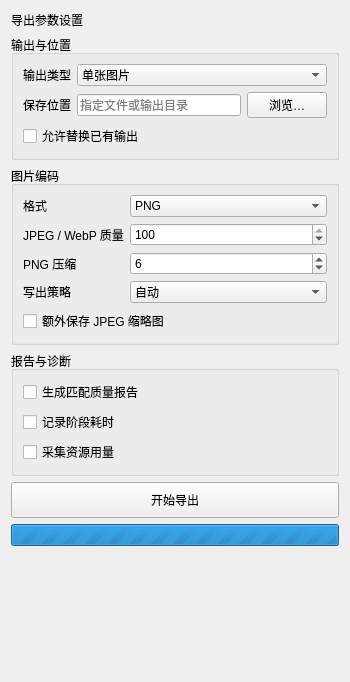
           <widget class="QWidget" name="exportControls">
            <property name="geometry"><rect><x>0</x><y>0</y><width>350</width><height>682</height></rect></property>
            <layout class="QVBoxLayout" name="exportCards">
             <item><widget class="QLabel" name="exportTitle"><property name="text"><string>导出参数设置</string></property><property name="sectionTitle" stdset="0"><bool>true</bool></property></widget></item>
             <item>
              <widget class="QGroupBox" name="exportLocationCard">
               <property name="title"><string>输出与位置</string></property>
               <layout class="QFormLayout" name="exportLocationForm">
                <item row="0" column="0"><widget class="QLabel" name="outputModeLabel"><property name="text"><string>输出类型</string></property><property name="buddy"><cstring>outputMode</cstring></property></widget></item>
                <item row="0" column="1"><widget class="QComboBox" name="outputMode"><item><property name="text"><string>单张图片</string></property></item><item><property name="text"><string>HTML 便携工程</string></property></item><item><property name="text"><string>可缩放大图（Deep Zoom）</string></property></item><item><property name="text"><string>分块图片（每格一张）</string></property></item></widget></item>
                <item row="1" column="0"><widget class="QLabel" name="outputPathLabel"><property name="text"><string>保存位置</string></property><property name="buddy"><cstring>outputPath</cstring></property></widget></item>
                <item row="1" column="1"><layout class="QHBoxLayout" name="outputPathRow"><item><widget class="QLineEdit" name="outputPath"><property name="placeholderText"><string>指定文件或输出目录</string></property></widget></item><item><widget class="QPushButton" name="chooseOutputButton"><property name="text"><string>浏览…</string></property></widget></item></layout></item>
                <item row="3" column="0" colspan="2"><widget class="QCheckBox" name="allowOverwrite"><property name="text"><string>允许替换已有输出</string></property></widget></item>
               </layout>
              </widget>
             </item>
             <item>
              <widget class="QGroupBox" name="encodingCard">
               <property name="title"><string>图片编码</string></property>
               <layout class="QFormLayout" name="encodingForm">
                <item row="0" column="0"><widget class="QLabel" name="formatLabel"><property name="text"><string>格式</string></property><property name="buddy"><cstring>outputFormat</cstring></property></widget></item>
                <item row="0" column="1"><widget class="QComboBox" name="outputFormat"><item><property name="text"><string notr="true">PNG</string></property></item><item><property name="text"><string notr="true">JPEG</string></property></item><item><property name="text"><string notr="true">WebP</string></property></item><item><property name="text"><string notr="true">TIFF</string></property></item></widget></item>
                <item row="1" column="0"><widget class="QLabel" name="qualityLabel"><property name="text"><string>JPEG / WebP 质量</string></property><property name="buddy"><cstring>outputQuality</cstring></property></widget></item>
                <item row="1" column="1"><widget class="QSpinBox" name="outputQuality"><property name="minimum"><number>1</number></property><property name="maximum"><number>100</number></property><property name="value"><number>100</number></property></widget></item>
                <item row="2" column="0"><widget class="QLabel" name="pngLabel"><property name="text"><string>PNG 压缩</string></property><property name="buddy"><cstring>outputPng</cstring></property></widget></item>
                <item row="2" column="1"><widget class="QSpinBox" name="outputPng"><property name="minimum"><number>1</number></property><property name="maximum"><number>9</number></property><property name="value"><number>6</number></property></widget></item>
                <item row="3" column="0"><widget class="QLabel" name="writeModeLabel"><property name="text"><string>写出策略</string></property><property name="buddy"><cstring>writeMode</cstring></property></widget></item>
                <item row="3" column="1"><widget class="QComboBox" name="writeMode"><item><property name="text"><string>自动</string></property></item><item><property name="text"><string>流式</string></property></item><item><property name="text"><string>全量缓冲</string></property></item></widget></item>
                <item row="4" column="0" colspan="2"><widget class="QCheckBox" name="exportThumbnail"><property name="text"><string>额外保存 JPEG 缩略图</string></property></widget></item>
               </layout>
              </widget>
             </item>
             <item>
              <widget class="QGroupBox" name="appearanceCard">
               <property name="title"><string>报告与诊断</string></property>
               <layout class="QFormLayout" name="appearanceForm">
                <item row="2" column="0" colspan="2"><widget class="QCheckBox" name="analyzeExport"><property name="text"><string>生成匹配质量报告</string></property></widget></item>
                <item row="3" column="0" colspan="2"><widget class="QCheckBox" name="benchmarkExport"><property name="text"><string>记录阶段耗时</string></property></widget></item>
                <item row="4" column="0" colspan="2"><widget class="QCheckBox" name="monitorExport"><property name="text"><string>采集资源用量</string></property></widget></item>
               </layout>
              </widget>
             </item>
             <item><widget class="QPushButton" name="startExportButton"><property name="minimumSize"><size><width>0</width><height>36</height></size></property><property name="text"><string>开始导出</string></property><property name="primary" stdset="0"><bool>true</bool></property></widget></item>
             <item><widget class="QProgressBar" name="exportProgress"><property name="maximum"><number>0</number></property><property name="textVisible"><bool>false</bool></property></widget></item>
             <item><spacer name="exportCardSpacer"><property name="orientation"><enum>Qt::Orientation::Vertical</enum></property><property name="sizeHint" stdset="0"><size><width>0</width><height>4</height></size></property></spacer></item>
            </layout>
           </widget>
